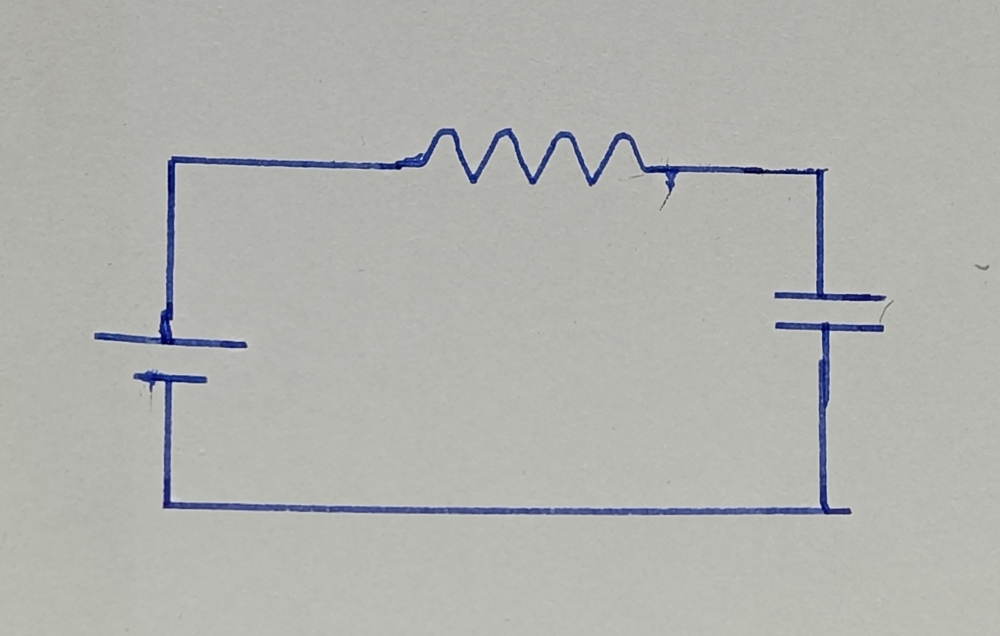
#> input picture data/raw/input.png, 1000 x 636 px, shrunk from 1416 x 900 before the run
$ python -i wire_preprocess.py   (imports and definitions only)
#> lines starting #> are read from the running program, lines starting #| are printed output that depends on the picture; after the words box and inside, x2 and y2 are one past the last pixel; in counts of white or black regions, pixels touching at a corner belong together
#> in preprocess_wires, img is the input picture: shape (636, 1000, 3); mean B, G, R 174.6, 178.4, 177.1
import cv2
import numpy as np
import os

# [1 line not run here, left out]


# ---------------- COMPONENT MASKING ----------------

def detections_to_mask(img_shape, detections, pad=18):
    h, w = img_shape[:2]
    mask = np.zeros((h, w), dtype=np.uint8)

    if detections is None:
        return mask

    for d in detections:
        x1, y1, x2, y2 = map(int, d["xyxy"])
        x1 = max(0, x1 - pad); y1 = max(0, y1 - pad)
        x2 = min(w - 1, x2 + pad); y2 = min(h - 1, y2 + pad)
        cv2.rectangle(mask, (x1, y1), (x2, y2), 255, -1)

    return mask


def mask_components(frame, detections, pad=18):
    if detections is None:
        return frame

    h, w = frame.shape[:2]
    masked = frame.copy()

    for d in detections:
        x1, y1, x2, y2 = map(int, d["xyxy"])
        x1 = max(0, x1 - pad); y1 = max(0, y1 - pad)
        x2 = min(w - 1, x2 + pad); y2 = min(h - 1, y2 + pad)
        cv2.rectangle(masked, (x1, y1), (x2, y2), (255, 255, 255), -1)

    return masked


# ---------------- STRONGER WIRE EXTRACTION ----------------

def wire_binary(masked_bgr):
    gray = cv2.cvtColor(masked_bgr, cv2.COLOR_BGR2GRAY)
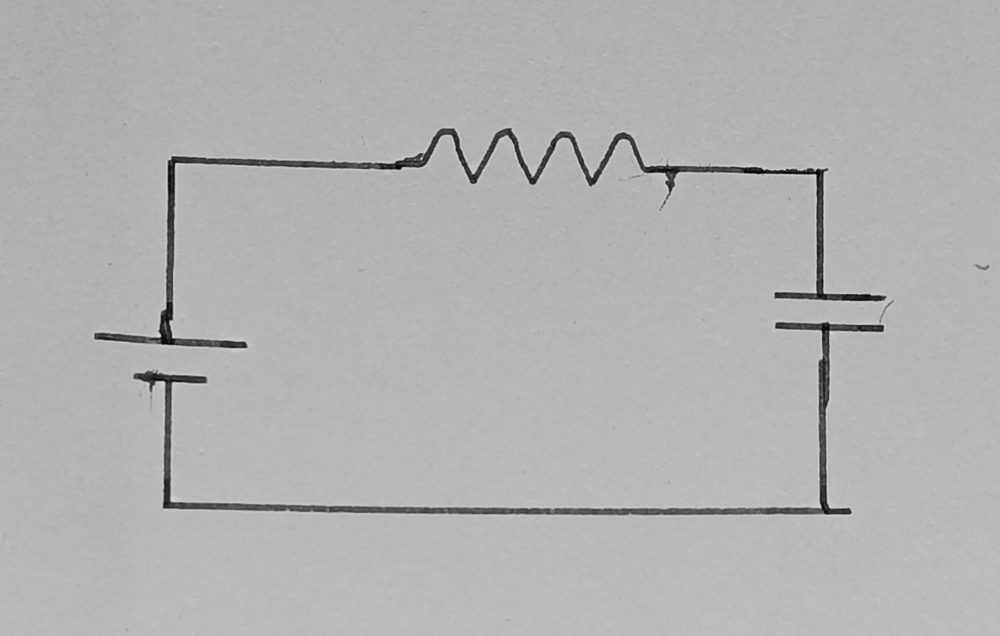
#> gray: shape (636, 1000); min 4, max 224, mean 177.6
    gray = cv2.GaussianBlur(gray, (5, 5), 0)

    bw = cv2.adaptiveThreshold(
        gray, 255,
        cv2.ADAPTIVE_THRESH_GAUSSIAN_C,
        cv2.THRESH_BINARY_INV,
        25, 7
    )
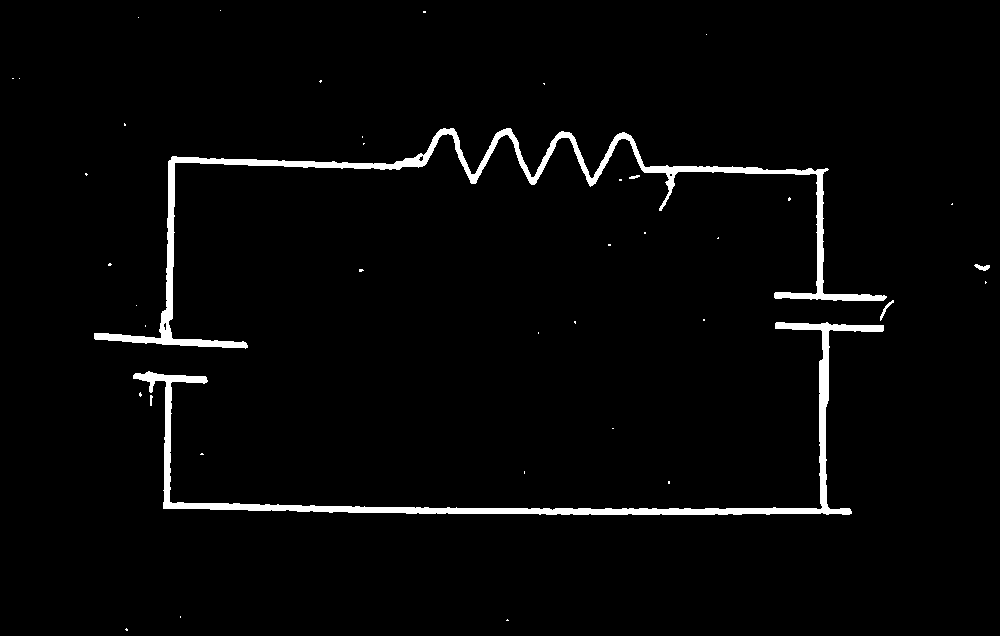
#> bw: shape (636, 1000); 2.7% white; 40 white regions (34 under 20 px), largest, box (x1, y1, x2, y2) and area: (94, 128, 887, 349) 9026, (133, 322, 884, 515) 7739, (974, 264, 990, 271) 64, (880, 300, 894, 321) 64, (629, 175, 640, 179) 28, (150, 395, 153, 406) 24

    # REMOVE small noise specks
    k_small = cv2.getStructuringElement(cv2.MORPH_RECT, (2, 2))
    bw = cv2.morphologyEx(bw, cv2.MORPH_OPEN, k_small, iterations=1)
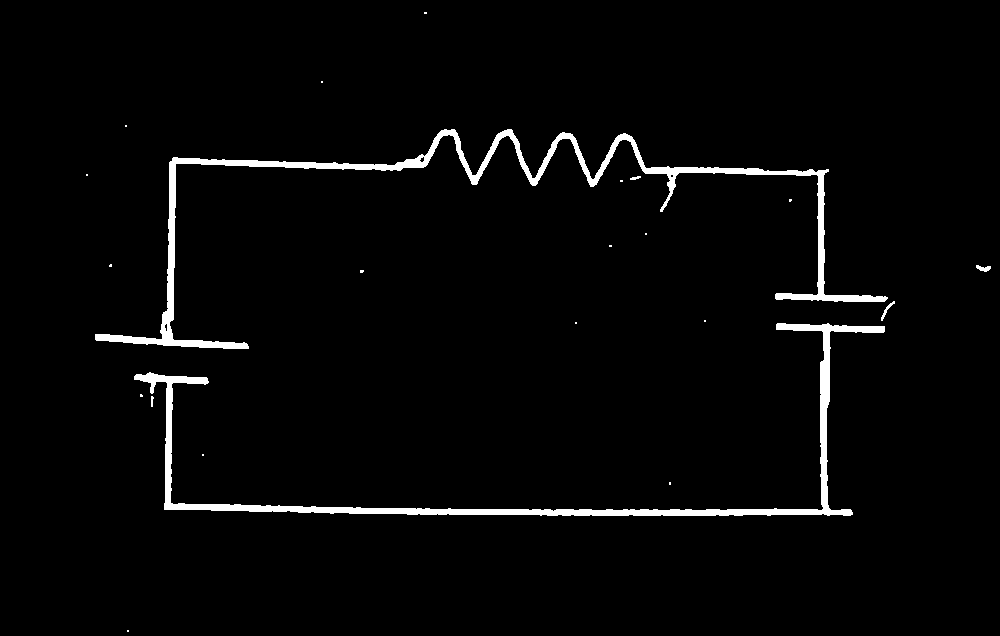
#> bw: shape (636, 1000); 2.7% white; 22 white regions (16 under 20 px), largest, box (x1, y1, x2, y2) and area: (95, 129, 888, 349) 9015, (134, 323, 885, 516) 7735, (976, 265, 991, 272) 63, (881, 301, 895, 321) 63, (630, 176, 641, 180) 28, (151, 396, 154, 407) 24

    # CLOSE small gaps in wires
    k_line = cv2.getStructuringElement(cv2.MORPH_RECT, (5, 1))
    bw = cv2.morphologyEx(bw, cv2.MORPH_CLOSE, k_line, iterations=1)

    k_line_v = cv2.getStructuringElement(cv2.MORPH_RECT, (1, 5))
    bw = cv2.morphologyEx(bw, cv2.MORPH_CLOSE, k_line_v, iterations=1)
#> bw: shape (636, 1000); 2.7% white; 21 white regions (16 under 20 px), largest, box (x1, y1, x2, y2) and area: (95, 129, 888, 349) 9170, (134, 323, 885, 516) 7865, (976, 265, 991, 272) 64, (881, 301, 895, 321) 63, (630, 176, 641, 180) 28
#> in preprocess_wires, `wires_bin = cv2.bitwise_and(wires_bin, cv2.bitwise_not(comp_mask))`: comp_mask: shape (636, 1000); every value is 0

    return bw


# ---------------- SKELETON ----------------

def skeletonize(binary):
    if hasattr(cv2, "ximgproc") and hasattr(cv2.ximgproc, "thinning"):
        return cv2.ximgproc.thinning(binary)
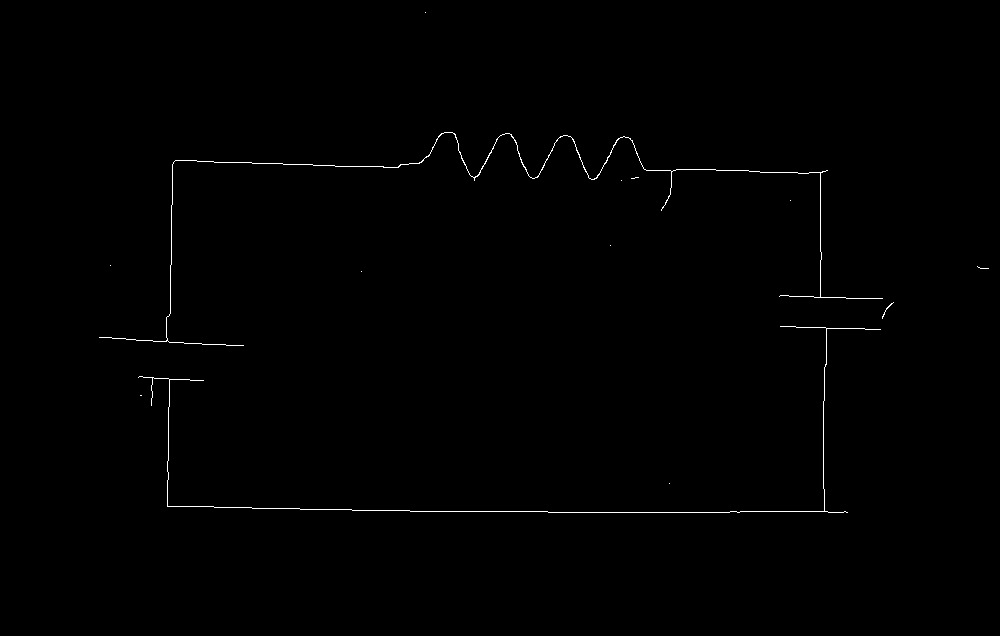
#> returned value: shape (636, 1000); 0.43% white in thin lines or dots, all inside (x1, y1, x2, y2) = (99, 12, 989, 513)

    img = binary.copy()
    skel = np.zeros(img.shape, np.uint8)
    element = cv2.getStructuringElement(cv2.MORPH_CROSS, (3, 3))

    while True:
        eroded = cv2.erode(img, element)
        temp = cv2.dilate(eroded, element)
        temp = cv2.subtract(img, temp)
        skel = cv2.bitwise_or(skel, temp)
        img = eroded.copy()
        if cv2.countNonZero(img) == 0:
            break

    return skel


# ---------------- MAIN PIPELINE ----------------

def preprocess_wires(image_path, detections=None, pad=18):
    img = cv2.imread(image_path)
    if img is None:
        raise ValueError(f"Image not found: {image_path}")

    masked = mask_components(img, detections, pad)
    wires_bin = wire_binary(masked)

    comp_mask = detections_to_mask(img.shape, detections, pad)
    wires_bin = cv2.bitwise_and(wires_bin, cv2.bitwise_not(comp_mask))

    wires_skel = skeletonize(wires_bin)

    return img, masked, comp_mask, wires_bin, wires_skel


# ---------------- EXECUTION ----------------

# [57 lines left out: function main, not called in this run]


# [2 lines not run here, left out]

>>> result = preprocess_wires('../data/raw/input.png')
#> result = 5 items
